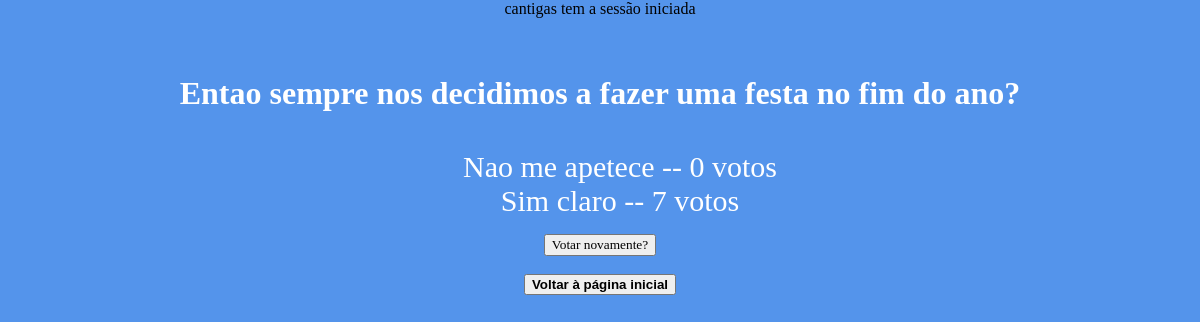
The app's page /votacao/1/resultados (signed in), older data.
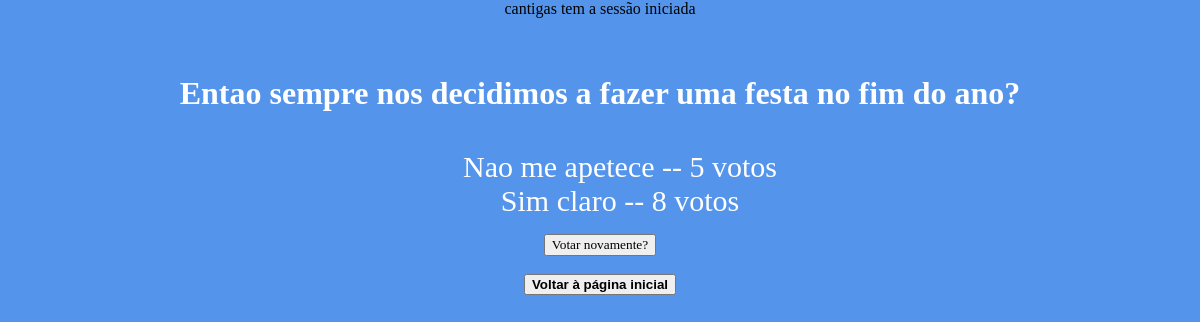
The same page, newer data.
### votacao/models.py (models this page shows, shortened)
class Questao(models.Model):
 questao_texto = models.CharField(max_length=200)
 pub_data = models.DateTimeField('data de publicacao')

class Opcao(models.Model):
 questao = models.ForeignKey(Questao, on_delete=models.CASCADE)
 opcao_texto = models.CharField(max_length=200)
 votos = models.IntegerField(default=0)

### votacao/views.py (the view)
# urls.py: path("<int:questao_id>/resultados", views.resultados, name="resultados"),
def resultados(request, questao_id):
    questao = get_object_or_404(Questao, pk=questao_id)
    return render(request, 'votacao/resultados.html', {'questao': questao})

### votacao/templates/votacao/resultados.html (shortened to what this page needs)
{% extends "./secondbase.html" %}
{% block body %}
    <h1>{{ questao.questao_texto }}</h1>
    <form action="{% url 'votacao:detalhe' questao.id %}" method="post">
        <ul>
        {% for opcao in questao.opcao_set.all %}
        <li>{{ opcao.opcao_texto }} -- {{ opcao.votos }} voto{{ opcao.votos|pluralize }}</li>
        {% endfor %}
        </ul>
        <input type="submit" value="Votar novamente?"/>
    </form>
    <br>
    <br>
{% endblock %}

### votacao/templates/votacao/secondbase.html
{% extends "./index.html" %}
{% block homepage %}
<form action="{% url 'votacao:index' %}">
    <button type="submit"><b>Voltar à página inicial</b></button>
</form>
<br>
<br>
{% endblock %}

### votacao/templates/votacao/index.html (shortened to what this page needs)
<!DOCTYPE html>
<html lang="en">
<head>
    {% load static %}
    <link rel="stylesheet" type="text/css" href="{% static 'votacao/css/estilos.css' %}">
</head>
<body>
    <div>
        {% if request.user.is_authenticated %}
            <a onmouseover="show()" id="u" onmouseout="hide()">{{request.user.username}} tem a sessão iniciada</a>
        <br>
        <br>
    </div>
        {% else %}
            <p>O utilizador não tem a sessão iniciada</p>
            <a href="{% url 'votacao:registar' %}">Registar</a>
            <a href="{% url 'votacao:iniciarsessao' %}">Iniciar Sessão</a>
        {% endif %}
    <br>
    {% block body %}{% endblock %}
{% block homepage %}
{% endblock %}
</body>
</html>

### votacao/static/votacao/css/estilos.css (style rules this page uses)
body { background-image: url('images/Iscte.JPG'); background-color: #5494EB; background-position: center; background-size: auto; background-repeat: no-repeat; margin: 0; font-family: Arial black; align:center; text-align:center; }
h1 { font-family: Arial black; text-align: center; color: white; }
p, li { text-align:center; color: white; font-size: 30px; }
ul { list-style-type: none; font-family: Arial black; text-align: center; }
input { color: black; text-align: center; font-family: Arial black; }
form { postion:fixed; top:50%; left:50%; width:500px; display:inline-block; margin: auto; }

Row changes from the older to the newer data that the page shows:
changed Opcao "Nao me apetece": votos "0" → "5"
changed Opcao "Sim claro": votos "7" → "8"
